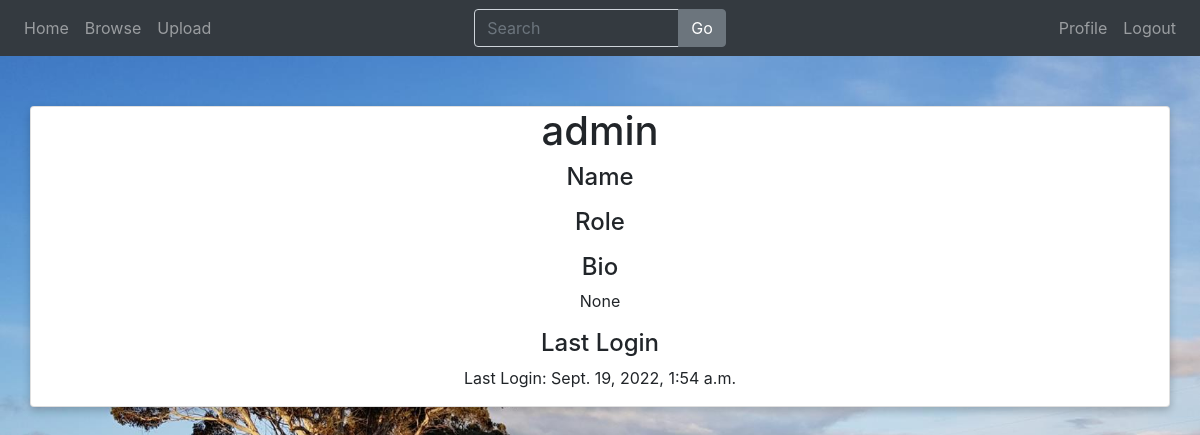
The app's page /profile/1/ (signed in), older data.
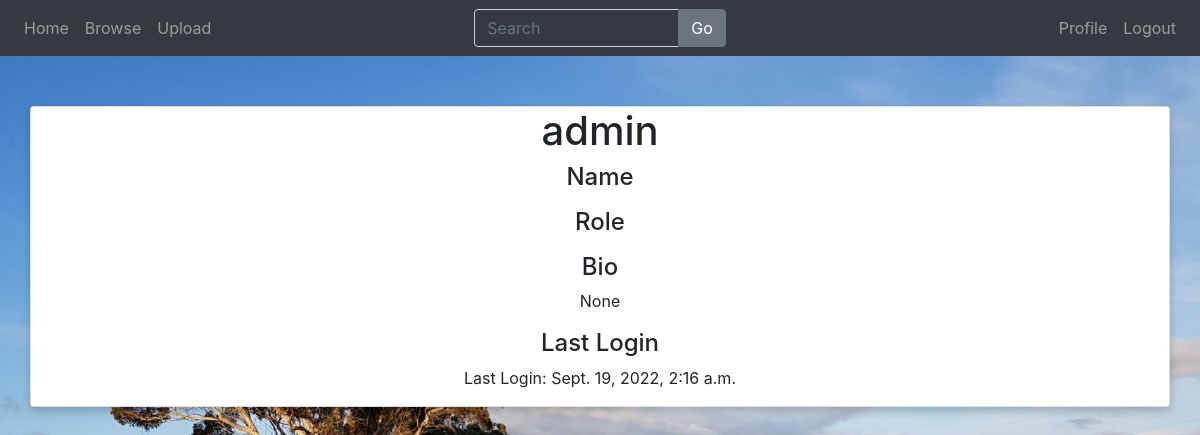
The same page, newer data.
### accounts/models.py (models this page shows)
class User(AbstractUser):
    email = models.EmailField(unique=True)
    role = models.ForeignKey(Role, on_delete=models.SET_NULL, null=True)
    bio = models.TextField(null=True, blank=True)
    REQUIRED_FIELDS = []

### core/views.py (the view)
# urls.py: path('profile/<str:pk>/', views.viewProfile, name="profile"),
@login_required(login_url='accounts/login')
def viewProfile(request, pk):
    user = User.objects.get(id=pk)
    context = {'user': user}
    return render(request, 'core/profile.html', context)

### core/templates/core/profile.html (shortened to what this page needs)
{% extends 'main.html' %}
{% block content %}
<div class="container card shadowed" style="margin-top: 50px; text-align: center;">
    <div>
        <h1>{{ user.username }}</h1>
    </div>
    <div>
        <h4>Name</h4>
        <h4>Role</h4>
        <h4>Bio</h4>
        <p>{{ user.bio }}</p>
        <h4>Last Login</h4>
        <p>Last Login: {{ user.last_login }}</p>
    </div>
</div>
{% endblock content %}

### global_templates/main.html
{% extends 'default.html' %}
{% block main %}
{% include 'navbar.html' %}
{% block content %}
{% endblock %}
{% endblock %}

### global_templates/default.html (shortened to what this page needs)
{% load static %}
<!DOCTYPE html>
<html lang="en">
<head>
    <link rel="stylesheet" href="https://cdn.jsdelivr.net/npm/bootstrap@4.6.1/dist/css/bootstrap.min.css">
    <link rel="stylesheet" href="{% static 'core/style.css' %}">
</head>
<body>
    {% block main %}
    {% endblock %}
</body>
</html>

### global_templates/navbar.html
<nav class="navbar navbar-expand-md navbar-dark bg-dark">
  <div class="navbar-collapse collapse w-50 order-1 order-md-0">
      <ul class="navbar-nav mr-auto">
          <li class="nav-item">
              <a class="nav-link" href="/">Home</a>
          </li>
          <li class="nav-item">
              <a class="nav-link" href="{% url 'browse' %}">Browse</a>
          </li>
          <li class="nav-item">
              <a class="nav-link" href="{% url 'upload' %}">Upload</a>
          </li>
      </ul>
  </div>
  <div class="mx-auto order-0">
    <form method="GET" action="{% url 'search' %}">
      <div class="input-group">
        <input type="text" class="form-control bg-dark text-white" name="q" placeholder="Search">
        <div class="input-group-append">
          <button class="btn btn-secondary" type="submit">Go</button>
        </div>
      </div>
      </form>
  </div>
  <div class="navbar-collapse collapse w-50 order-3">
      <ul class="navbar-nav ml-auto">
          <li class="nav-item">
              <a class="nav-link" href="{% url 'profile' user.id %}">Profile</a>
          </li>
          <li class="nav-item">
              <a class="nav-link" href="{% url 'logout' %}">Logout</a>
          </li>
      </ul>
  </div>
</nav>

### core/static/core/style.css (style rules this page uses)
body { background-image: url("background.jpg"); background-size: cover; }
.shadowed { box-shadow: 0 4px 8px 0 rgba(0, 0, 0, 0.2) }

Row changes from the older to the newer data that the page shows:
changed User "admin": last_login "Sept. 19, 2022, 1:54 a.m." → "Sept. 19, 2022, 2:16 a.m."
